Frame 1 (no input): blank canvas, image omitted
Frame 60 (the mouse pressed at the canvas centre just before this capture): blank canvas, image omitted
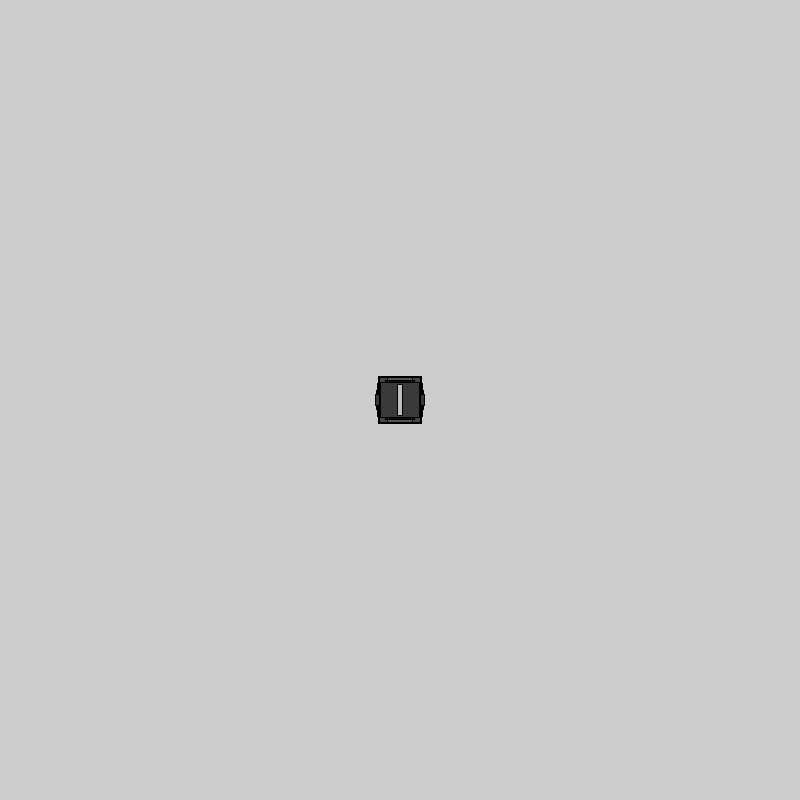
Frame 120 (the mouse held since frame 60 and released just before this capture)

The Processing sketch whose frames 1 and 60 were blank and that drew this single picture after the mouse press (run headless with seeded random() and noise(); from frame 60 on, the mouse is pressed at the canvas centre):

// Processing sketch: cours_02_saveFrame
// ── cours_02_saveFrame.pde
void setup() {
  size(800, 800);
}


void draw() {

  if (mousePressed==true) {
    rectMode(CENTER);

    fill(random(255))                      ;
    rect(mouseX, mouseY, random(50), random(50));
  }
}

void keyPressed() {
  save("saveFrame/save"+frameCount+".png");
}
